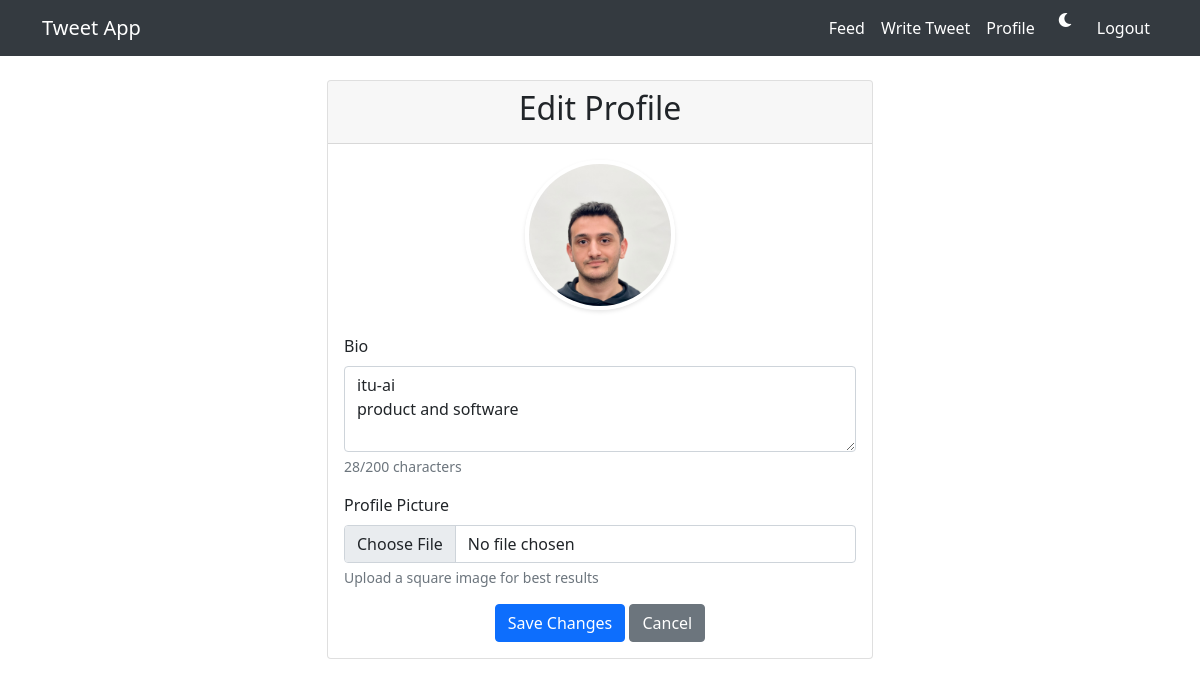
The app's page /profile/edit (signed in) with its own data.
### app.py (models this page shows)
class User(UserMixin, db.Model):
    id = db.Column(db.Integer, primary_key=True)
    username = db.Column(db.String(80), unique=True, nullable=False)
    password_hash = db.Column(db.String(120), nullable=False)
    bio = db.Column(db.String(200))
    profile_picture = db.Column(db.String(200), default='default.jpg')
    created_at = db.Column(db.DateTime, default=datetime.utcnow)
    tweets = db.relationship('Tweet', backref='author', lazy=True)
    likes = db.relationship('Like', backref='user', lazy=True)

### app.py (the view, shortened to what this page needs)
@app.route('/profile/edit', methods=['GET', 'POST'])
@login_required
def edit_profile():
    return render_template('edit_profile.html', user=current_user)

### app.py (called while the page is built)
@login_manager.user_loader
def load_user(user_id):
    return User.query.get(int(user_id))

### templates/edit_profile.html (shortened to what this page needs)
{% extends "base.html" %}
{% block content %}
<div class="row justify-content-center">
    <div class="col-md-6">
        <div class="card">
            <div class="card-header">
                <h2 class="text-center">Edit Profile</h2>
            </div>
            <div class="card-body">
                <div class="text-center mb-4">
                    <img src="{{ url_for('static', filename='profile_pics/' + current_user.profile_picture) }}"
                         class="rounded-circle profile-img"
                         alt="Profile Picture"
                         style="width: 150px; height: 150px; object-fit: cover;">
                </div>
                <form method="POST" enctype="multipart/form-data">
                    <div class="mb-3">
                        <label for="bio" class="form-label">Bio</label>
                        <textarea class="form-control" id="bio" name="bio" rows="3" maxlength="200">{{ user.bio or '' }}</textarea>
                        <div class="form-text">
                            <span id="bio-char-count">0</span>/200 characters
                        </div>
                    </div>
                    <div class="mb-3">
                        <label for="profile_pic" class="form-label">Profile Picture</label>
                        <input type="file" class="form-control" id="profile_pic" name="profile_pic" accept="image/*">
                        <div class="form-text">Upload a square image for best results</div>
                    </div>
                    <div class="text-center">
                        <button type="submit" class="btn btn-primary">Save Changes</button>
                        <a href="{{ url_for('profile') }}" class="btn btn-secondary">Cancel</a>
                    </div>
                </form>
            </div>
        </div>
    </div>
</div>
{% endblock %}

### static/css/style.css (style rules this page uses)
:root { --bg-color: #ffffff; --text-color: #212529; --card-bg: #ffffff; --border-color: rgba(0,0,0,.125); --nav-bg: #343a40; --nav-text: #ffffff; }
body { background-color: var(--bg-color); color: var(--text-color); transition: background-color 0.3s ease, color 0.3s ease; }
.card { background-color: var(--card-bg); border-color: var(--border-color); }
.profile-img { border: 4px solid #fff; box-shadow: 0 2px 4px rgba(0, 0, 0, 0.1); transition: transform 0.2s ease; }

### records on screen
User: profile_picture (picture), bio "itu-ai product and software"
